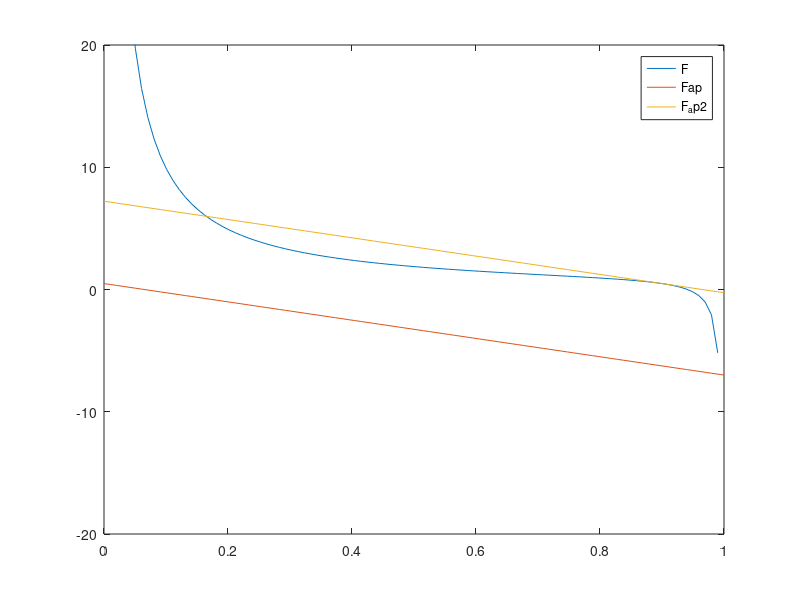

Source code (MATLAB):
DF = linspace(0,1);
forceRatio = 1/16;

for DF0 = 0.2:0.1:0.9
	F =  (1./DF - forceRatio./(1-DF));
	F_ap =(1/DF0-forceRatio/(1-DF0)) + (-DF0^-2 - forceRatio*(1-DF0)^-2)*(DF);
	F_ap2 =(1/DF0-forceRatio/(1-DF0)) + (-DF0^-2 - forceRatio*(1-DF0)^-2)*(DF - DF0);
	plot(DF,F,DF,F_ap,DF,F_ap2)
	axis([0 1 -20 20])
	legend('F','Fap','F_ap2')
	pause(1)
end
